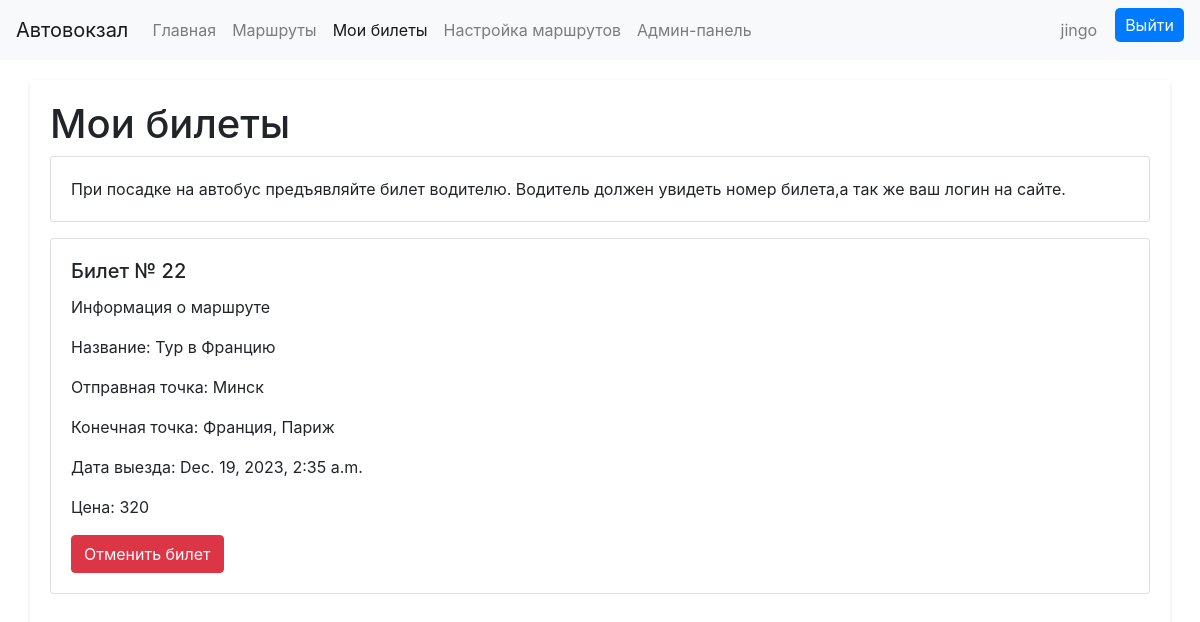
The app's page /mytickets/ (signed in), older data.
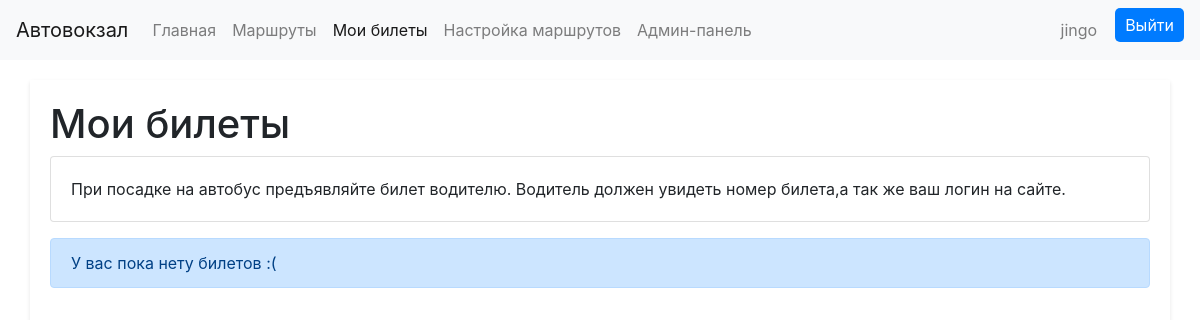
The same page, newer data.
### main/models.py (models this page shows)
class Ticket(models.Model):
    passenger = models.ForeignKey(User, on_delete=models.CASCADE)
    route = models.ForeignKey(Route, on_delete=models.CASCADE)

class Route(models.Model):
    name = models.CharField(max_length=100)
    start_point = models.CharField(max_length=100)
    end_point = models.CharField(max_length=100)
    schedule = models.DateTimeField(null=True, default=None)
    price = models.CharField(max_length=6, null=True, default=None)
    status =  models.CharField(max_length=30, default='Ожидает')

### main/views.py (the view)
# urls.py: path('mytickets/', mytickets_view, name='mytickets')
def mytickets_view(request):
    tickets = Ticket.objects.filter(passenger_id=request.user)
    routes = Route.objects.all()
    if request.method == 'POST':
        ticket_id = request.POST.get('ticket_id')
        ticket = Ticket.objects.get(id=ticket_id)
        ticket.delete()
    return render(request, 'main/mytickets.html', {'tickets': tickets, 'routes': routes})

### main/templates/main/mytickets.html (shortened to what this page needs)
<!DOCTYPE html>
<html>
<head>
  <link rel="stylesheet" href="https://stackpath.bootstrapcdn.com/bootstrap/4.5.0/css/bootstrap.min.css">
</head>
<body>
  <nav class="navbar navbar-expand-lg navbar-light bg-light">
    <a class="navbar-brand">Автовокзал</a>
    <div class="collapse navbar-collapse" id="navbarNav">
      <ul class="navbar-nav">
        <li class="nav-item">
          <a class="nav-link" href="{% url 'index' %}">Главная</a>
        </li>
        <li class="nav-item">
          <a class="nav-link" href="{% url 'routes' %}">Маршруты</a>
        </li>
        <li class="nav-item active">
          <a class="nav-link" href="{% url 'mytickets' %}">Мои билеты</a>
        </li>
        {% if user.is_staff %}
           <li class="nav-item">
          <a class="nav-link" href="{% url 'edit_routes' %}">Настройка маршрутов</a>
        </li>
          <li class="nav-item">
          <a class="nav-link" href="{% url 'admin:index' %}">Админ-панель</a>
        </li>
          {% endif %}
      </ul>
    </div>
      {% if user.is_authenticated %}
      <ul class="navbar-nav">
        <li class="nav-item">
          <a class="nav-link">{{ user.username }}</a>
        </li>
      </ul>
     <div class="auth-buttons">
            <button onclick="location.href='{% url 'logout' %}'">Выйти</button>
        </div>
      {% endif %}
  </nav>
  <div class="container">
    <h1>Мои билеты</h1>
     <div class="card">
  <div class="card-body">
    При посадке на автобус предъявляйте билет водителю. Водитель должен увидеть номер билета,а так же ваш логин на сайте.
  </div>
</div>
      {% if tickets %}
    {% for ticket in tickets %}
      <form action="{% url 'mytickets' %}" method="post">
    <div class="card mb-3">
      <div class="card-body">
        <h5 class="card-title" id="ticket_id">Билет № {{ ticket.id }}</h5>
          <p class="card-text">Информация о маршруте</p>
          {% for route in routes %}
          {% if route.id == ticket.route_id %}
          <p class="card-text" id="route_name">Название: {{ route.name }}</p>
          <p class="card-text" id="route_start_point">Отправная точка: {{ route.start_point }}</p>
          <p class="card-text" id="route_end_point">Конечная точка: {{ route.end_point }}</p>
          <p class="card-text" id="route_schedule">Дата выезда: {{ route.schedule }}</p>
          <p class="card-text" id="route_price">Цена: {{ route.price }}</p>
          {% endif %}
          {% endfor %}
         <button type="submit" class="btn btn-danger">Отменить билет</button>
      </div>
    </div>
          </form>
    {% endfor %}
      {% else %}
   <div class="alert alert-primary" role="alert">
  У вас пока нету билетов :(
</div>
      {% endif %}
  </div>
</body>
</html>

Row changes from the older to the newer data that the page shows:
removed Ticket: id "22"
removed Route: name "Тур в Францию", start_point "Минск", end_point "Франция, Париж", schedule "Dec. 19, 2023, 2:35 a.m.", price "320"
Text that changed along with them:
text now shown: "У вас пока нету билетов :("
